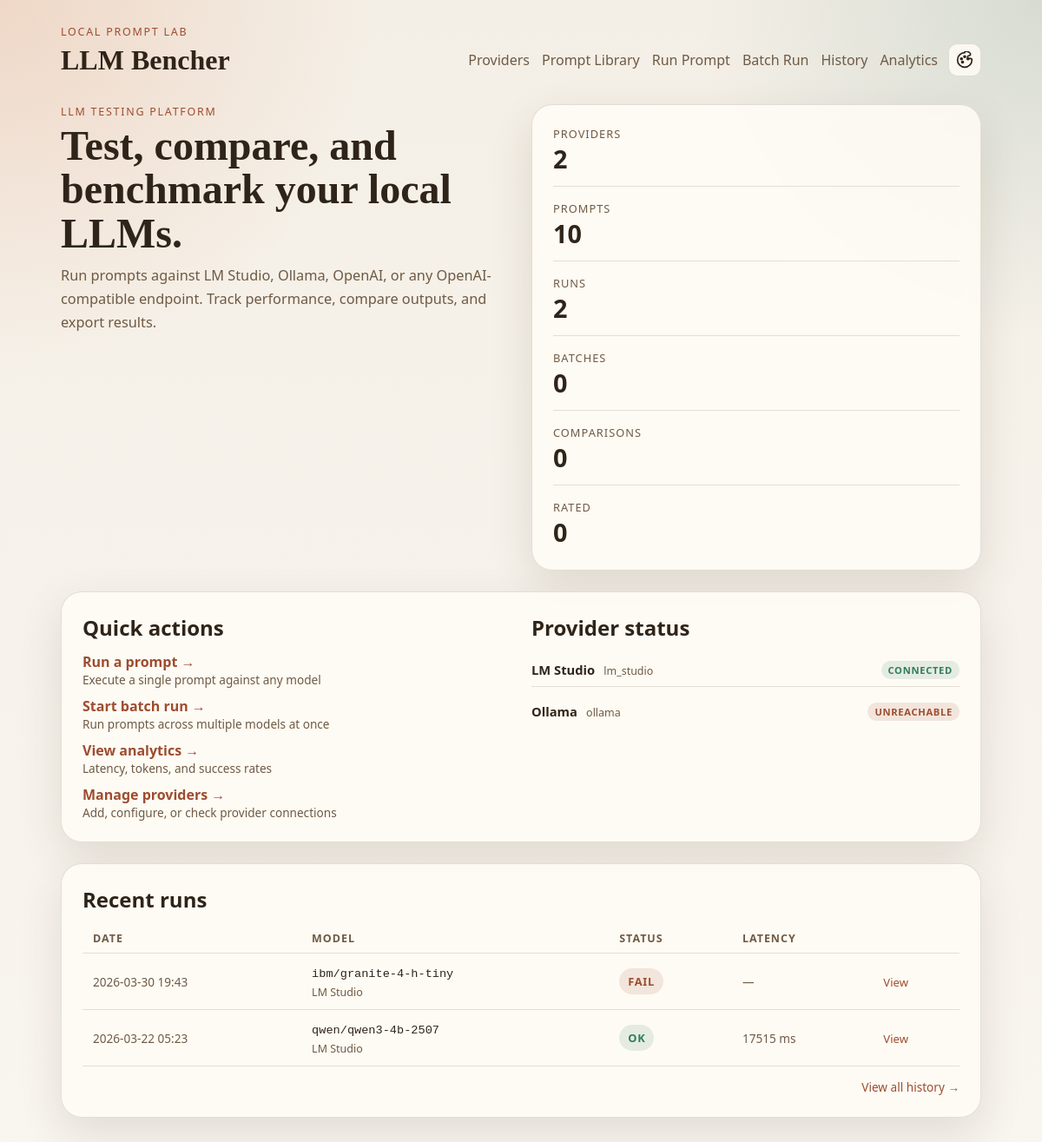
The app's page /, older data.
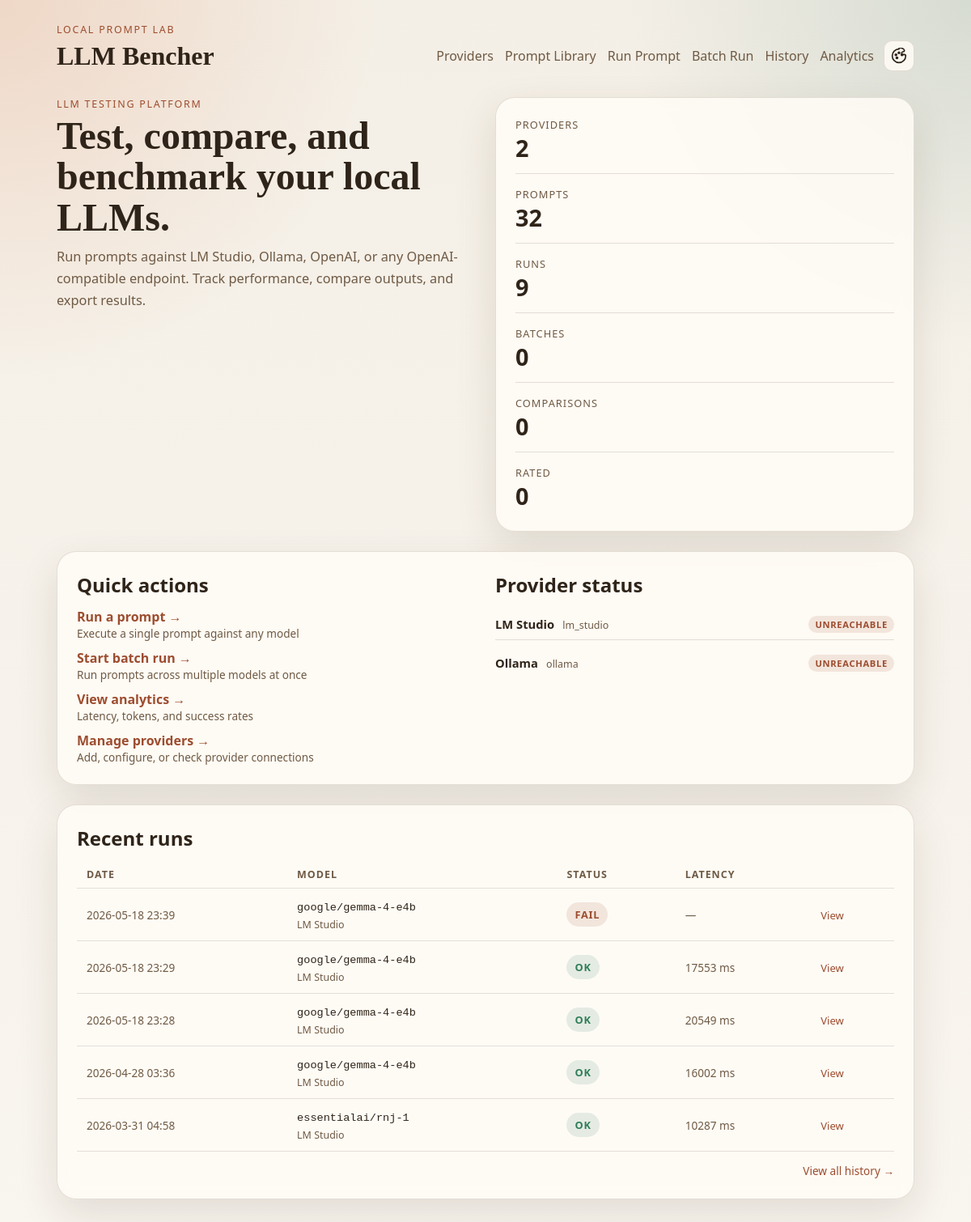
The same page, newer data.
### llm_bencher/models.py (models this page shows)
class TimestampMixin:
    created_at: Mapped[datetime] = mapped_column(
        DateTime(timezone=True),
        default=utc_now,
        nullable=False,
    )
    updated_at: Mapped[datetime] = mapped_column(
        DateTime(timezone=True),
        default=utc_now,
        onupdate=utc_now,
        nullable=False,
    )

class Provider(TimestampMixin, Base):
    __tablename__ = "providers"
    id: Mapped[int] = mapped_column(Integer, primary_key=True)
    slug: Mapped[str] = mapped_column(String(50), unique=True, nullable=False)
    name: Mapped[str] = mapped_column(String(100), nullable=False)
    kind: Mapped[ProviderKind] = mapped_column(Enum(ProviderKind), nullable=False)
    base_url: Mapped[str] = mapped_column(String(255), nullable=False)
    api_key: Mapped[str | None] = mapped_column(String(255))
    is_enabled: Mapped[bool] = mapped_column(Boolean, default=True, nullable=False)
    is_default: Mapped[bool] = mapped_column(Boolean, default=False, nullable=False)
    is_connected: Mapped[bool] = mapped_column(Boolean, default=False, nullable=False)
    last_health_check_at: Mapped[datetime | None] = mapped_column(DateTime(timezone=True))
    last_error: Mapped[str | None] = mapped_column(Text)
    models: Mapped[list["ProviderModel"]] = relationship(
        back_populates="provider",
        cascade="all, delete-orphan",
    )
    runs: Mapped[list["Run"]] = relationship(back_populates="provider")

class Run(TimestampMixin, Base):
    __tablename__ = "runs"
    __table_args__ = (
        Index("ix_runs_status_created_at", "status", "created_at"),
        Index("ix_runs_created_at", "created_at"),
    )
    id: Mapped[int] = mapped_column(Integer, primary_key=True)
    provider_id: Mapped[int] = mapped_column(
        ForeignKey("providers.id"), nullable=False, index=True
    )
    provider_model_id: Mapped[int | None] = mapped_column(
        ForeignKey("provider_models.id"), index=True
    )
    prompt_id: Mapped[int | None] = mapped_column(ForeignKey("prompt_definitions.id"))
    batch_id: Mapped[int | None] = mapped_column(ForeignKey("batch_runs.id"), index=True)
    status: Mapped[RunStatus] = mapped_column(
        Enum(RunStatus),
        default=RunStatus.PENDING,
        nullable=False,
    )
    model_identifier: Mapped[str] = mapped_column(String(255), nullable=False, index=True)
    model_name: Mapped[str | None] = mapped_column(String(255))
    system_prompt: Mapped[str | None] = mapped_column(Text)
    user_prompt: Mapped[str] = mapped_column(Text, nullable=False)
    template_inputs: Mapped[dict[str, Any]] = mapped_column(JSON, default=dict, nullable=False)
    temperature: Mapped[float | None] = mapped_column(Float)
    max_tokens: Mapped[int | None] = mapped_column(Integer)
    started_at: Mapped[datetime | None] = mapped_column(DateTime(timezone=True))
    completed_at: Mapped[datetime | None] = mapped_column(DateTime(timezone=True))
    failure_message: Mapped[str | None] = mapped_column(Text)
    provider: Mapped["Provider"] = relationship(back_populates="runs")
    provider_model: Mapped["ProviderModel"] = relationship(back_populates="runs")
    prompt: Mapped["PromptDefinition"] = relationship(back_populates="runs")
    batch: Mapped["BatchRun | None"] = relationship(back_populates="runs")
    result: Mapped["RunResult"] = relationship(
        back_populates="run",
        cascade="all, delete-orphan",
        uselist=False,
    )
    rating: Mapped["RunRating | None"] = relationship(
        back_populates="run",
        cascade="all, delete-orphan",
        uselist=False,
    )

class RunResult(Base):
    __tablename__ = "run_results"
    id: Mapped[int] = mapped_column(Integer, primary_key=True)
    run_id: Mapped[int] = mapped_column(ForeignKey("runs.id"), unique=True, nullable=False)
    raw_output_text: Mapped[str] = mapped_column(Text, nullable=False)
    response_metadata: Mapped[dict[str, Any]] = mapped_column(JSON, default=dict, nullable=False)
    latency_ms: Mapped[int | None] = mapped_column(Integer)
    prompt_tokens: Mapped[int | None] = mapped_column(Integer)
    completion_tokens: Mapped[int | None] = mapped_column(Integer)
    total_tokens: Mapped[int | None] = mapped_column(Integer)
    raw_payload: Mapped[dict[str, Any]] = mapped_column(JSON, default=dict, nullable=False)
    created_at: Mapped[datetime] = mapped_column(
        DateTime(timezone=True),
        default=utc_now,
        nullable=False,
    )
    run: Mapped["Run"] = relationship(back_populates="result")

### llm_bencher/web/routes.py (the view)
@router.get("/", response_class=HTMLResponse)
def home(request: Request) -> HTMLResponse:
    session_factory = request.app.state.session_factory
    with session_factory() as session:
        counts = _summary_counts(session)
        recent_runs = session.scalars(
            select(Run)
            .options(
                selectinload(Run.provider),
                selectinload(Run.result),
            )
            .order_by(Run.created_at.desc())
            .limit(5)
        ).all()
        providers = session.scalars(
            select(Provider).order_by(Provider.name)
        ).all()
    return _render(
        request, "home.html",
        counts=counts,
        recent_runs=recent_runs,
        providers=providers,
    )

### llm_bencher/templates/home.html (shortened to what the changed rows need)
{% extends "base.html" %}
{% block content %}
<section class="hero">
  <div>
    <h1>Test, compare, and benchmark your local LLMs.</h1>
  </div>
  <div class="panel stat-grid">
    <article>
      <span class="stat-label">Prompts</span>
      <strong>{{ counts.prompts }}</strong>
    </article>
    <article>
      <span class="stat-label">Runs</span>
      <strong>{{ counts.runs }}</strong>
    </article>
  </div>
</section>
<section class="panel section-grid">
  <article>
    <h2>Quick actions</h2>
  </article>
  <article>
    <h2>Provider status</h2>
    {% if providers %}
    <ul style="list-style:none;padding:0;margin:0;">
      {% for p in providers %}
      <li style="display:flex;justify-content:space-between;align-items:center;padding:8px 0;{% if not loop.last %}border-bottom:1px solid var(--border);{% endif %}">
        <div>
          <strong style="font-size:0.92rem;">{{ p.name }}</strong>
          <span style="font-size:0.78rem;color:var(--muted);margin-left:6px;">{{ p.kind.value }}</span>
        </div>
        <div>
          {% if p.is_connected %}
          <span class="badge badge-ready" style="font-size:0.7rem;padding:3px 8px;">Connected</span>
          {% elif p.last_health_check_at %}
          <span class="badge badge-error" style="font-size:0.7rem;padding:3px 8px;">Unreachable</span>
          {% else %}
          <span class="badge badge-muted" style="font-size:0.7rem;padding:3px 8px;">Not checked</span>
          {% endif %}
        </div>
      </li>
      {% endfor %}
    </ul>
    {% else %}
    <p style="color:var(--muted);font-size:0.9rem;">No providers configured.</p>
    {% endif %}
  </article>
</section>
{% if recent_runs %}
<section class="panel">
  <h2>Recent runs</h2>
  <table style="width:100%;border-collapse:collapse;">
    <thead>
      <tr style="border-bottom:1px solid var(--border);text-align:left;">
        <th style="padding:8px 12px;font-size:0.78rem;text-transform:uppercase;letter-spacing:0.08em;color:var(--muted);">Date</th>
        <th style="padding:8px 12px;font-size:0.78rem;text-transform:uppercase;letter-spacing:0.08em;color:var(--muted);">Model</th>
        <th style="padding:8px 12px;font-size:0.78rem;text-transform:uppercase;letter-spacing:0.08em;color:var(--muted);">Status</th>
        <th style="padding:8px 12px;font-size:0.78rem;text-transform:uppercase;letter-spacing:0.08em;color:var(--muted);">Latency</th>
        <th style="padding:8px 12px;"></th>
      </tr>
    </thead>
    <tbody>
      {% for run in recent_runs %}
      <tr style="border-bottom:1px solid var(--border);">
        <td style="padding:10px 12px;font-size:0.85rem;color:var(--muted);">{{ run.created_at.strftime("%Y-%m-%d %H:%M") }}</td>
        <td style="padding:10px 12px;">
          <code style="font-size:0.85rem;">{{ run.model_name or run.model_identifier }}</code>
          {% if run.provider %}<br><span style="font-size:0.78rem;color:var(--muted);">{{ run.provider.name }}</span>{% endif %}
        </td>
        <td style="padding:10px 12px;">
          {% if run.status.value == "succeeded" %}
          <span class="badge badge-ready">OK</span>
          {% elif run.status.value == "failed" %}
          <span class="badge badge-error">Fail</span>
          {% else %}
          <span class="badge badge-muted">{{ run.status.value | capitalize }}</span>
          {% endif %}
        </td>
        <td style="padding:10px 12px;font-size:0.85rem;color:var(--muted);">
          {% if run.result and run.result.latency_ms is not none %}{{ run.result.latency_ms }} ms{% else %}&mdash;{% endif %}
        </td>
        <td style="padding:10px 12px;">
          <a href="{{ url_for('run_detail_page', run_id=run.id) }}" style="font-size:0.82rem;color:var(--accent);text-decoration:none;">View</a>
        </td>
      </tr>
      {% endfor %}
    </tbody>
  </table>
</section>
{% endif %}
{% endblock %}

Row changes from the older to the newer data that the page shows:
no longer on this page (row unchanged): Run: created_at "2026-03-30 19:43", model_name "ibm/granite-4-h-tiny", provider.name "LM Studio", status "FAIL"
no longer on this page (row unchanged): Run: created_at "2026-03-22 05:23", model_name "qwen/qwen3-4b-2507", provider.name "LM Studio", status "OK", result.latency_ms "17515"
changed Provider "LM Studio": is_connected "CONNECTED" → "UNREACHABLE"
added Run: created_at "2026-05-18 23:39", model_name "google/gemma-4-e4b", provider.name "LM Studio", status "FAIL"
added Run: created_at "2026-05-18 23:29", model_name "google/gemma-4-e4b", provider.name "LM Studio", status "OK", result.latency_ms "17553"
added Run: created_at "2026-05-18 23:28", model_name "google/gemma-4-e4b", provider.name "LM Studio", status "OK", result.latency_ms "20549"
added Run: created_at "2026-04-28 03:36", model_name "google/gemma-4-e4b", provider.name "LM Studio", status "OK", result.latency_ms "16002"
added Run: created_at "2026-03-31 04:58", model_name "essentialai/rnj-1", provider.name "LM Studio", status "OK", result.latency_ms "10287"
Text that changed along with them:
{{ counts.prompts }}: "10" → "32"
{{ counts.runs }}: "2" → "9"
